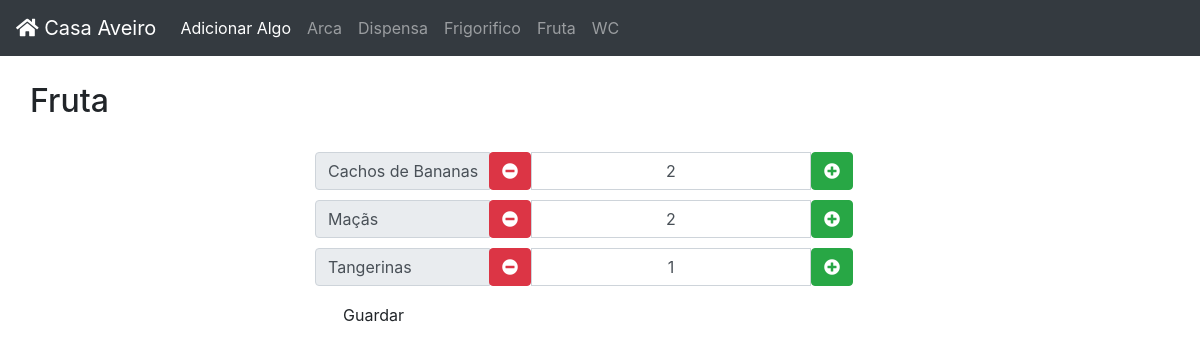
/listaFruta/, run on an earlier commit of the app's database.
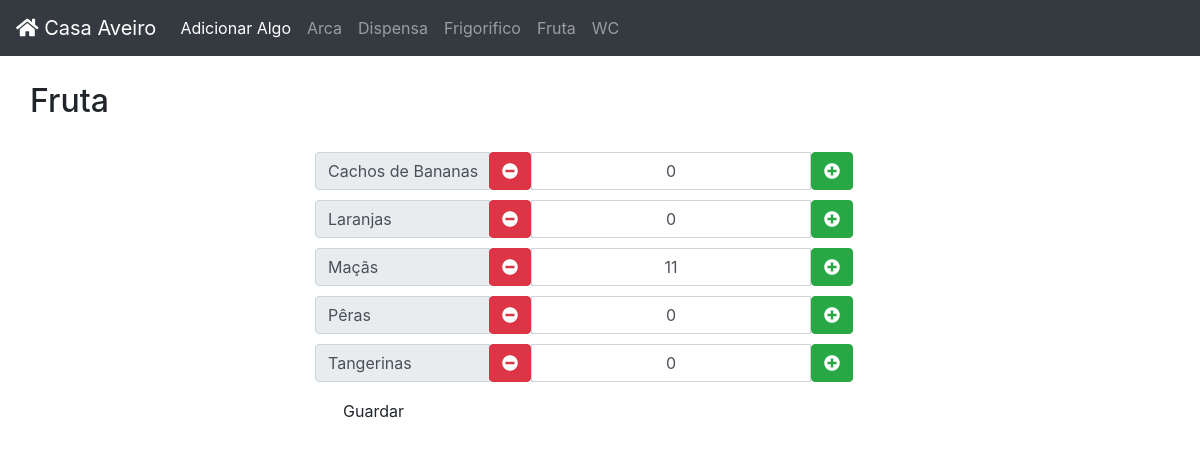
And on a later commit of the database.
### app/models.py (models this page shows, shortened)
class thing(models.Model):
    name = models.CharField(max_length = 30)
    quantity = models.IntegerField()
    category = models.CharField(max_length = 30)

### app/views.py (the view)
# urls.py: path('listaFruta/', views.listFruta, name='listaFruta'),
def listFruta(request):
    if request.method == 'POST':
        for t in request.POST:
            if t != "csrfmiddlewaretoken":
                coisa = thing.objects.filter(name__icontains = t)[0]
                coisa.quantity = request.POST[t]
                coisa.save()
    things = thing.objects.filter(category__icontains = "Fruta").order_by('name')
    return render(request, 'listFruta.html', {'things' : things})

### app/templates/listFruta.html (shortened to what this page needs)
{% extends "layout.html" %}
{% load static %}
{% block content %}
    {% if things %}
    <div class="row">
        <div class="headings">
            <h2 class="title">Fruta</h2>
        </div>
    </div>
    <div class="row">
        <div class="col-md-3 col-sm-3 col-xs-1"></div>
        <div class="col-md-6 col-sm-6 col-xs-10">
            <form action="." method="POST" class="form-horizontal">
                {% for thing in things %}
                <div class="row">
                    <div class="input-group">
                        <div class="input-group-prepend">
                            <span class="input-group-text" style="width:175px">{{ thing.name }}</span>
                        </div>
                        <span class="input-group-btn">
                            <button type="button" class="quantity-left-minus btn btn-danger btn-number"  data-type="minus" data-field="" onclick="minus('{{ thing.name }}')">
                                <span><i class="fa fa-minus-circle"></i></span>
                            </button>
                        </span>
                        <input type="text" id="quantity" name="{{ thing.name }}" class="form-control input-number" value="{{ thing.quantity }}" min="0" max="20" style="text-align:center">
                        <span class="input-group-btn">
                            <button type="button" class="quantity-right-plus btn btn-success btn-number" data-type="plus" data-field="" onclick="plus('{{ thing.name }}')">
                                <span><i class="fa fa-plus-circle"></i></span>
                            </button>
                        </span>
                    </div>
                </div>
                <div class="row" style="height:10px"></div>
                {% endfor %}
                <div class="row">
                    <div class="col-md-3 col-sm-3 col-xs-3">
                        <input type="submit" value="Guardar" class="btn btn-default"/>
                    </div>
                </div>
            </form>
        </div>
    </div>
    {% endif %}
{% endblock%}

What changed in the data, as far as the page shows it:
changed thing "Cachos de Bananas": quantity "2" → "0"
added thing: name "Laranjas", quantity "0"
changed thing "Maçãs": quantity "2" → "11"
added thing: name "Pêras", quantity "0"
changed thing "Tangerinas": quantity "1" → "0"
